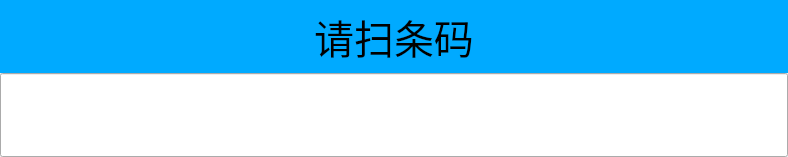
<?xml version="1.0" encoding="UTF-8"?>
<ui version="4.0">
 <class>ScanDlg</class>
 <widget class="QWidget" name="ScanDlg">
  <property name="geometry">
   <rect>
    <x>0</x>
    <y>0</y>
    <width>788</width>
    <height>157</height>
   </rect>
  </property>
  <property name="windowTitle">
   <string>TvsA56ScanCode.INVO.R&amp;D</string>
  </property>
  <property name="styleSheet">
   <string notr="true"/>
  </property>
  <layout class="QVBoxLayout" name="verticalLayout_2">
   <property name="spacing">
    <number>0</number>
   </property>
   <property name="leftMargin">
    <number>0</number>
   </property>
   <property name="topMargin">
    <number>0</number>
   </property>
   <property name="rightMargin">
    <number>0</number>
   </property>
   <property name="bottomMargin">
    <number>0</number>
   </property>
   <item>
    <layout class="QVBoxLayout" name="verticalLayout">
     <property name="spacing">
      <number>0</number>
     </property>
     <item>
      <widget class="QLabel" name="titleLabel">
       <property name="font">
        <font>
         <pointsize>30</pointsize>
        </font>
       </property>
       <property name="styleSheet">
        <string notr="true">background-color: rgb(0, 170, 255);</string>
       </property>
       <property name="text">
        <string>请扫条码</string>
       </property>
       <property name="alignment">
        <set>Qt::AlignCenter</set>
       </property>
      </widget>
     </item>
     <item>
      <widget class="QLineEdit" name="codeLine">
       <property name="minimumSize">
        <size>
         <width>0</width>
         <height>80</height>
        </size>
       </property>
       <property name="font">
        <font>
         <pointsize>50</pointsize>
        </font>
       </property>
       <property name="styleSheet">
        <string notr="true"/>
       </property>
      </widget>
     </item>
    </layout>
   </item>
  </layout>
 </widget>
 <layoutdefault spacing="6" margin="11"/>
 <resources/>
 <connections/>
</ui>
